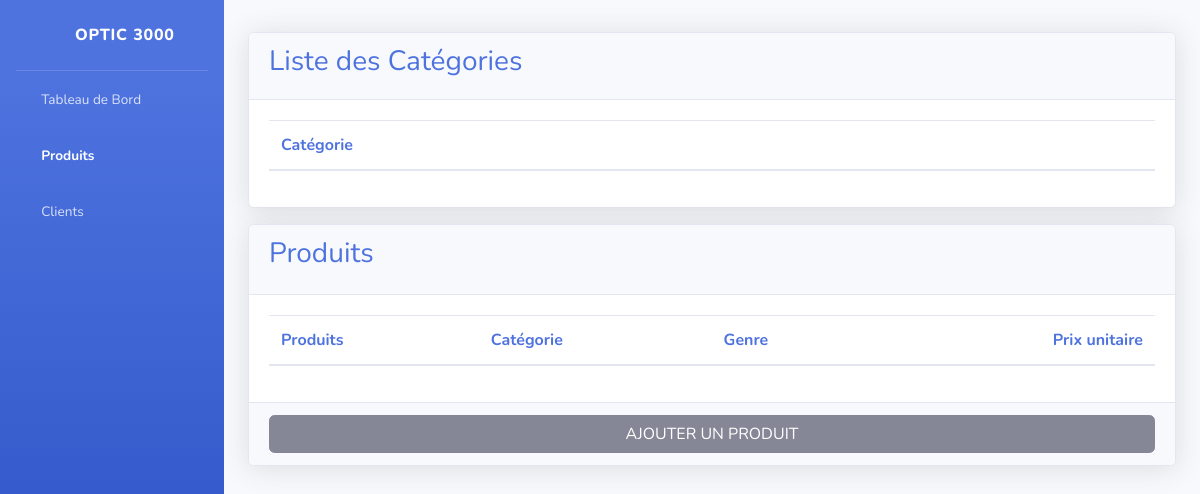
/products/, run on an earlier commit of the app's database.
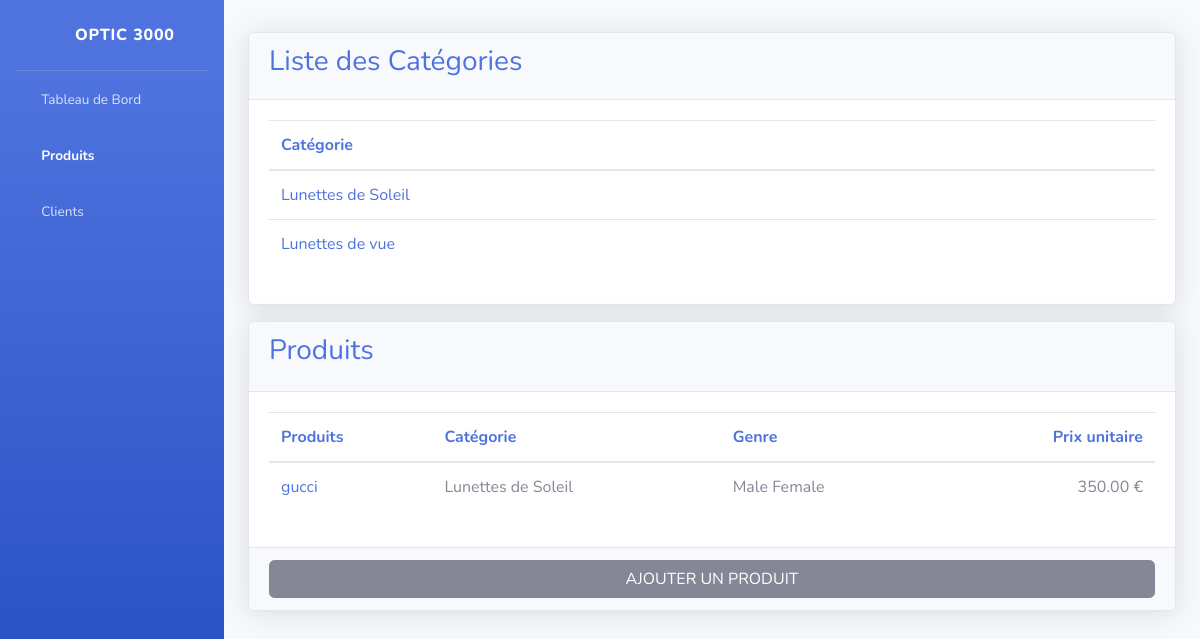
And on a later commit of the database.
### products/models.py (models this page shows, shortened)
class Category(models.Model):
    name = models.CharField(max_length=32)
    def __str__(self):
        return self.name

class Product(models.Model):
    name = models.CharField(max_length=255)
    description = models.TextField(blank=True, null=True)
    price = models.FloatField(blank=True, null=True)
    image = models.ImageField(upload_to='products/images', blank=True, null=True)
    gender = models.ManyToManyField(Gender)
    category = models.ForeignKey(Category, on_delete=models.CASCADE, blank=False, null=False)

### costumer/models.py (models this page shows)
class Gender(models.Model):
    name = models.CharField(max_length=32, default='Male')
    def __str__(self):
        return self.name

### products/views.py (the view)
# urls.py: path('', productList, name='products'),
def productList(request):
    products = Product.objects.all()
    categories = Category.objects.all()
    context = {
        'pageActive': 'Products',
        'products': products,
        'categories': categories,
        }
    return render(request, 'products/products.html', context)

### templates/products/products.html (shortened to what the changed rows need)
{% extends 'base.html' %}
{% load static %}
{% block content %}
<div class="row justify-content-center" style="padding-bottom: 1rem;">
    <div class="col-12">
        <div class="card text-left shadow">
            <div class="card-body">
                <div class="row">
                    <div class="col-12">
                        <div class="table-responsive">
                            <table class="table">
                                <thead class="text-primary">
                                    <tr>
                                        <th>
                                            Catégorie
                                        </th>
                                    </tr>
                                </thead>
                                <tbody>
                                    {% for category in categories %}
                                    <tr>
                                        <td>
                                            <a href="{% url 'categoriesDetails' category.id %}">{{ category.name }}</a>
                                        </td>
                                    </tr>
                                    {% endfor %}
                                </tbody>
                            </table>
                        </div>
                    </div>
                </div>
            </div>
        </div>
    </div>
</div>
<div class="row justify-content-center">
    <div class="col-sm-12">
        <div class="card text-left shadow">
            <div class="card-body">
                <div class="table-responsive">
                    <table class="table">
                        <thead class="text-primary">
                          <tr>
                            <th scope="col" class="text-left">Produits</th>
                            <th scope="col" class="text-left">Catégorie</th>
                            <th scope="col" class="text-left">Genre</th>
                            <th scope="col" class="text-right">Prix unitaire</th>
                          </tr>
                        </thead>
                        <tbody>
                            {% for product in products %}
                            <tr>
                                <td class="text-left">
                                    <a href="{% url 'productsDetails' product.id %}">{{product.name}}</a>
                                </td>
                                <td>
                                    {{ product.category }}
                                </td>
                                <td>
                                    {% for gender in product.gender.all %}
                                    {{ gender }}
                                    {% endfor %}
                                </td>
                                <td class="text-right">{{ product.price|floatformat:2 }} €</td>
                            </tr>
                            {% endfor %}
                        </tbody>
                    </table>
                </div>
            </div>
        </div>
    </div>
</div>
{% endblock %}

What changed in the data, as far as the page shows it:
added Category: name "Lunettes de Soleil"
added Category: name "Lunettes de vue"
added Product: name "gucci", category "Lunettes de Soleil", price "350.00"
now on this page (row unchanged): Gender: name "Male"
now on this page (row unchanged): Gender: name "Female"
